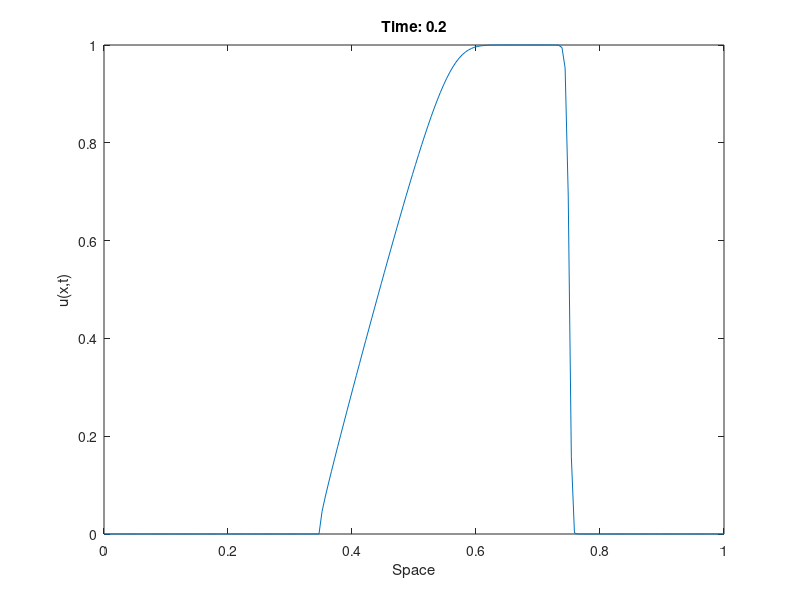

Reproduce this figure in MATLAB.
% Parameters
L = 1;          % Length of the domain
T = 0.2;          % Total simulation time
Nx = 200;       % Number of spatial grid points
Nt = 100;       % Number of time steps
dx = L/Nx;      % Spatial step size
dt = T/Nt;      % Time step size


% Initial condition
x = linspace(0, L, Nx);
u0=zeros(size(1,201));
u0(1,1:70)=0;
u0(1,71:131)=1;
u0(1,131:201)=0;
u0=u0(1:end-1);

% Initialize solution matrix
u = zeros(Nx, Nt);

% Set initial condition
u(:, 1) = u0';

% Finite volume method - upwind scheme
for n = 1:Nt-1
    for i = 2:Nx
        u(i, n+1) = u(i, n) - dt/(2.*dx) * (u(i, n)^2 - u(i-1, n)^2);
    end
    % Boundary condition (periodic)
    u(1, n+1) = u(Nx, n+1);
end

% Plotting
figure;
y=linspace(0,0.2,100);
[X, T] = meshgrid(x,y);
surf(X, T, u');
xlabel('Space');
ylabel('Time');
zlabel('u(x,t)');
title('Solution of 1D Burger''s Equation');

% Animation (optional)
 for n = 1:Nt
     plot(x, u(:, n));
     xlabel('Space');
     ylabel('u(x,t)');
     title(['Time: ', num2str(n*dt)]);
     pause(0.1);
 end
